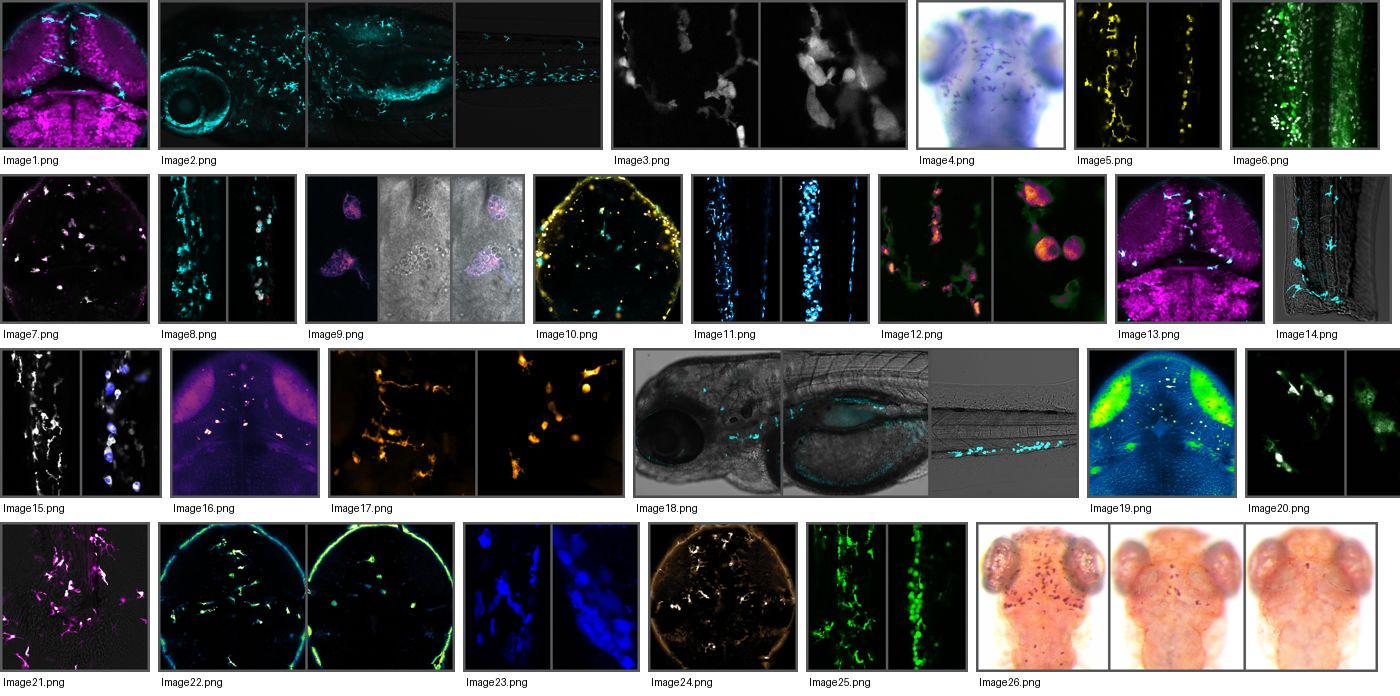
#> input picture _source/gallery-sheet.jpg, 1400 x 696 px
$ python sharpen_tv.py ../gallery-sheet.jpg ../gallery-sheet.jpg
#> lines starting #> are read from the running program, lines starting #| are printed output that depends on the picture
import cv2, numpy as np, sys
src,out=sys.argv[1],sys.argv[2]
im=cv2.imread(src).astype(np.float32)
# kill vertical screen-pixel stripes: smooth along x only
k=cv2.getGaussianKernel(9,1.8).T
d=cv2.filter2D(im,-1,k)
d=cv2.bilateralFilter(d,7,18,5)
b=cv2.GaussianBlur(d,(0,0),2.5); b2=cv2.GaussianBlur(d,(0,0),6)
#> after `b = cv2.GaussianBlur(d, (0, 0), 2.5)`:
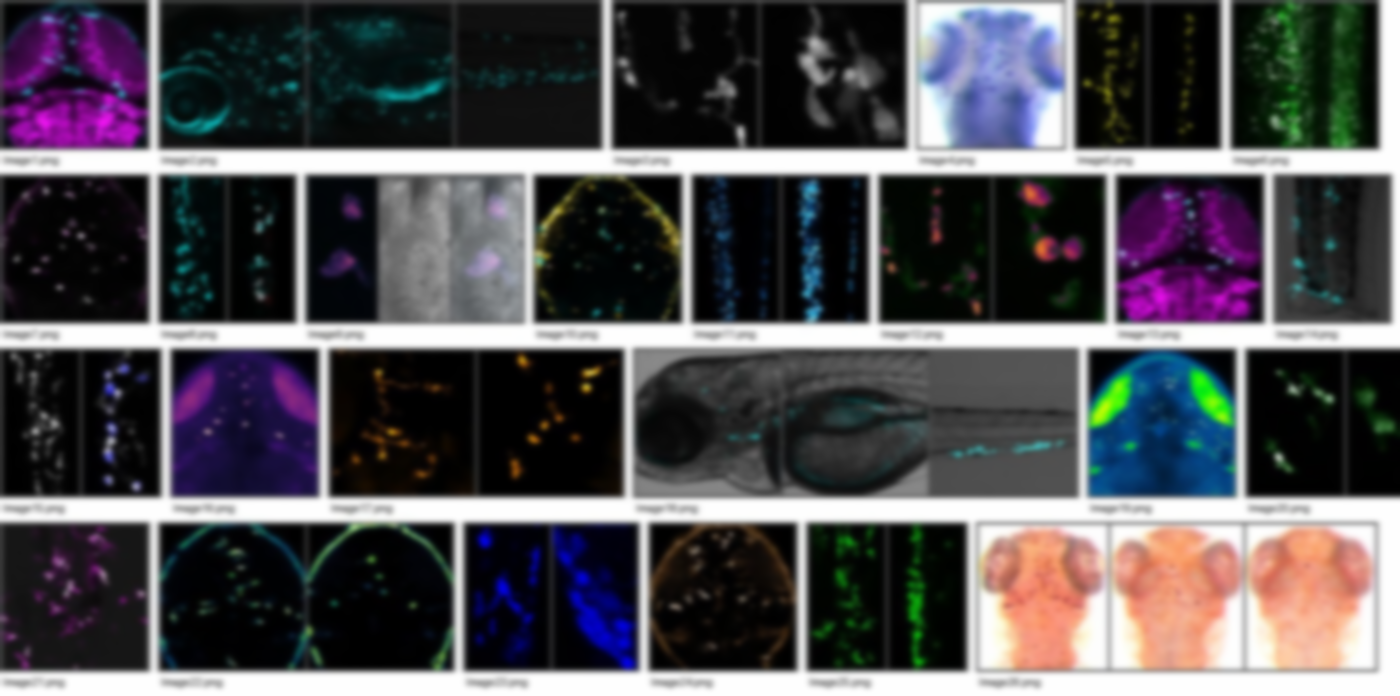
#> b: shape (696, 1400, 3) float32; mean B, G, R 84, 79.6, 82
#> after `b2 = cv2.GaussianBlur(d, (0, 0), 6)`:
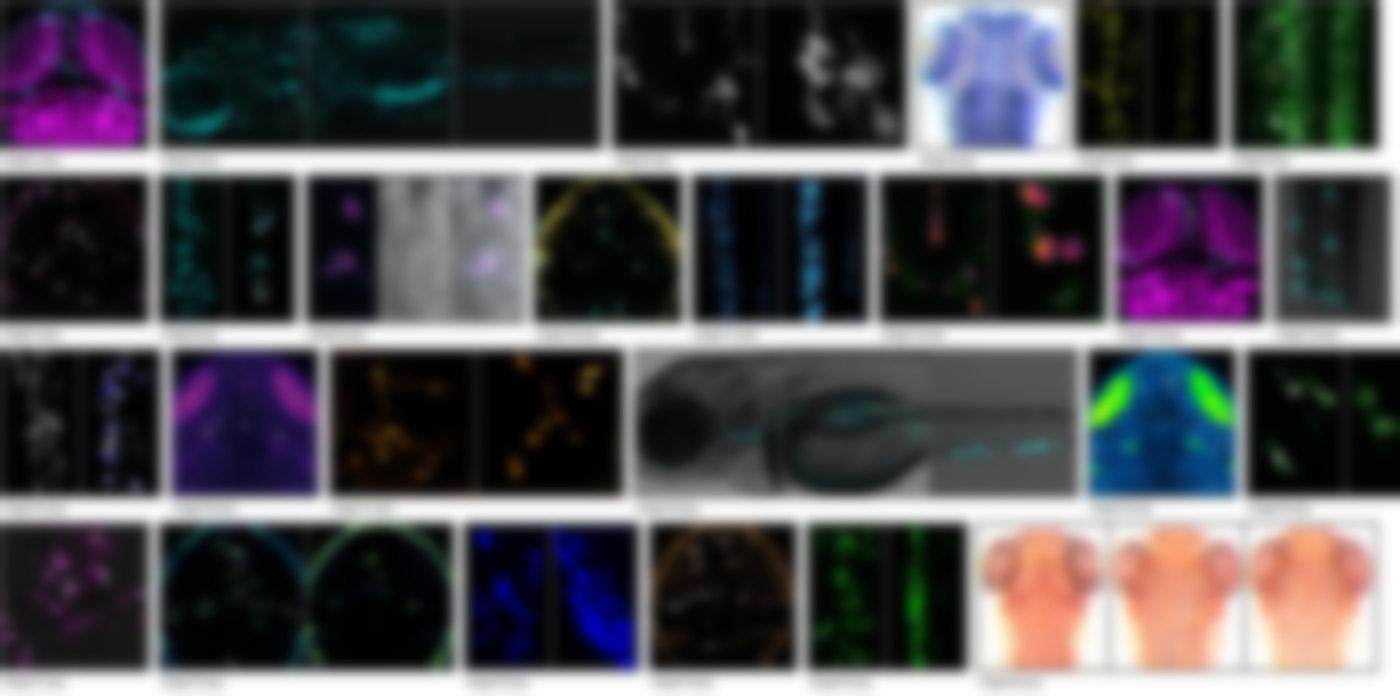
#> b2: shape (696, 1400, 3) float32; mean B, G, R 84, 79.6, 82
s=d+0.9*(d-b)+0.35*(d-b2)
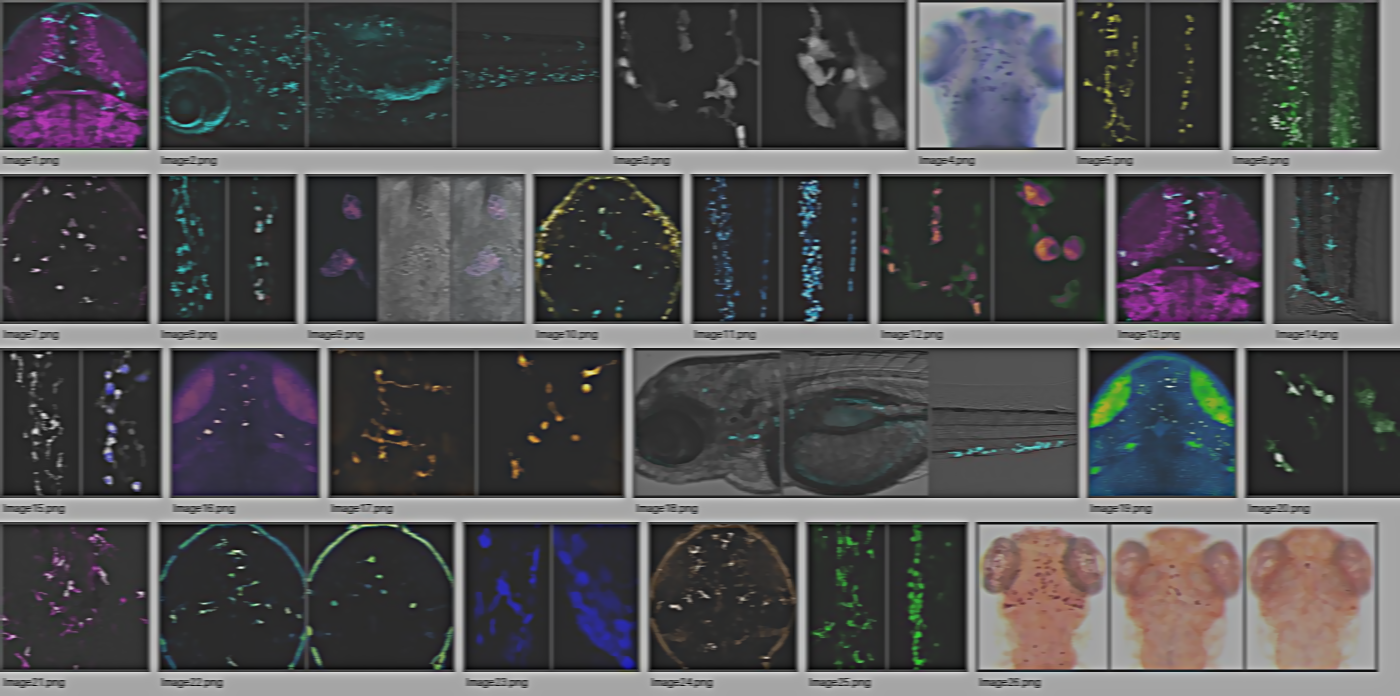
#> s: shape (696, 1400, 3) float32; mean B, G, R 84.1, 79.7, 82.1; drawn with min black and max white
s=np.clip(s,0,255).astype(np.uint8)
lab=cv2.cvtColor(s,cv2.COLOR_BGR2LAB)
#> lab: shape (696, 1400, 3); mean of channels 0, 1, 2 80.9, 130.7, 126.4
cl=cv2.createCLAHE(clipLimit=1.4,tileGridSize=(8,8))
lab[...,0]=cv2.addWeighted(cl.apply(lab[...,0]),0.5,lab[...,0],0.5,0)
#> lab: shape (696, 1400, 3); mean of channels 0, 1, 2 84.8, 130.7, 126.4
cv2.imwrite(out,cv2.cvtColor(lab,cv2.COLOR_LAB2BGR),[cv2.IMWRITE_JPEG_QUALITY,93])
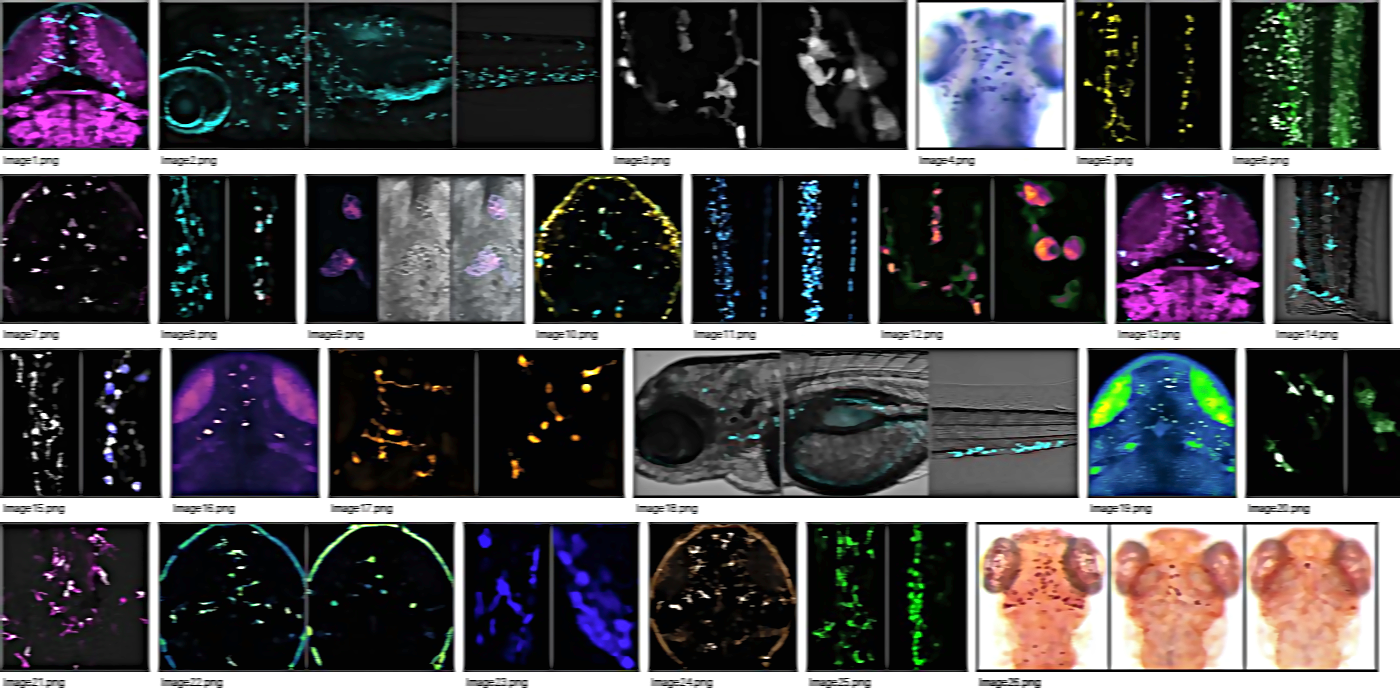
#> saved as gallery-sheet.jpg: shape (696, 1400, 3); mean B, G, R 85.5, 81.5, 84.1
